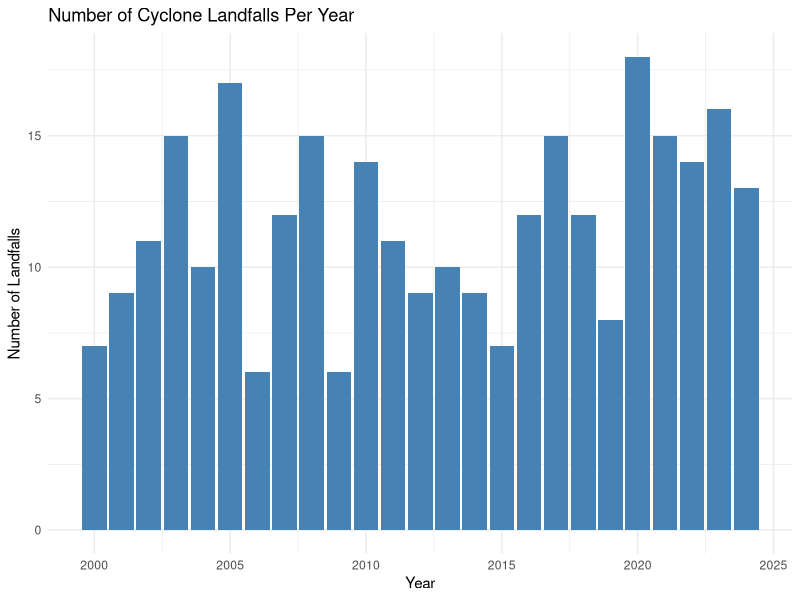
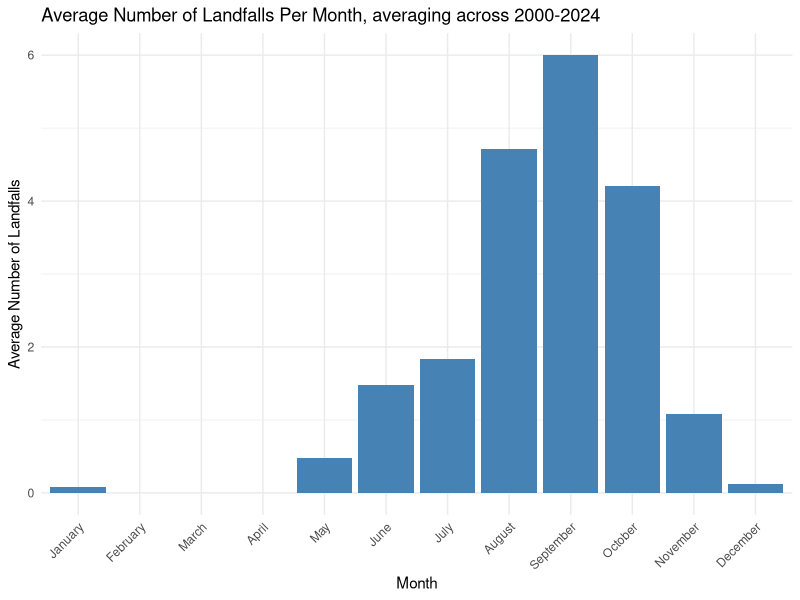
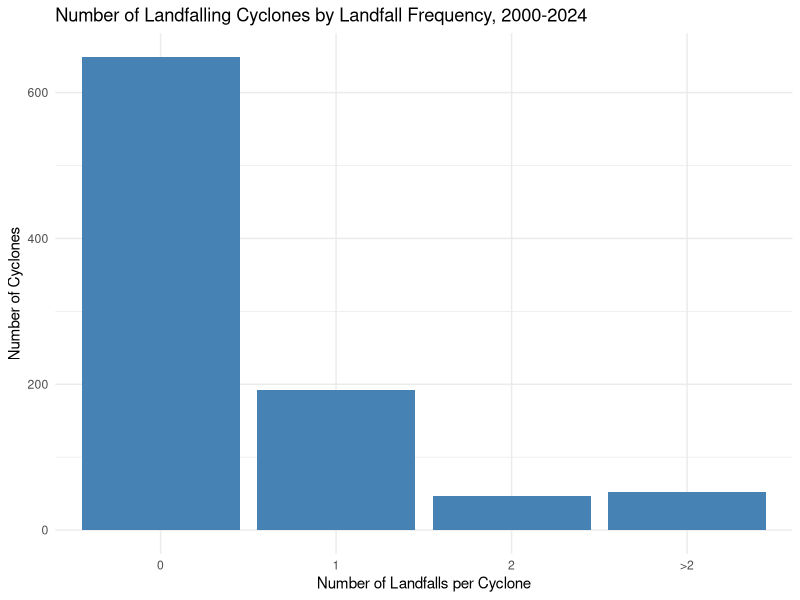
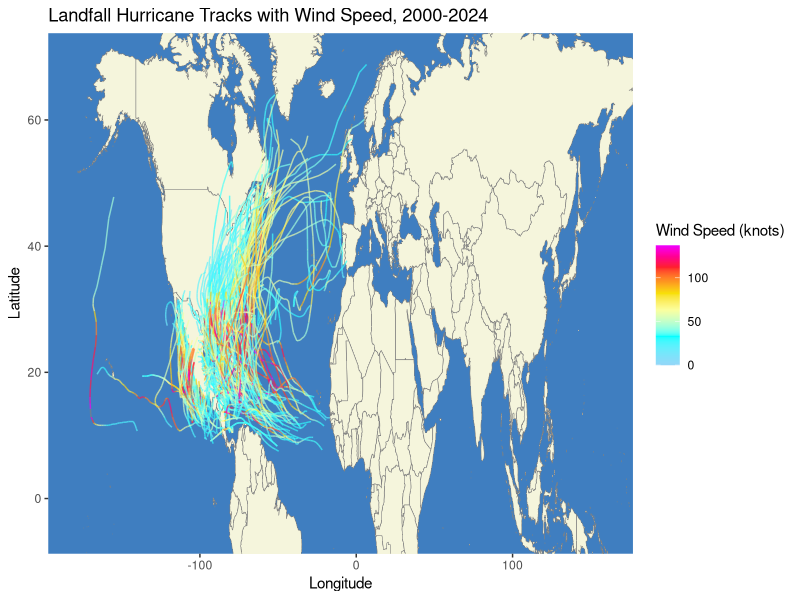
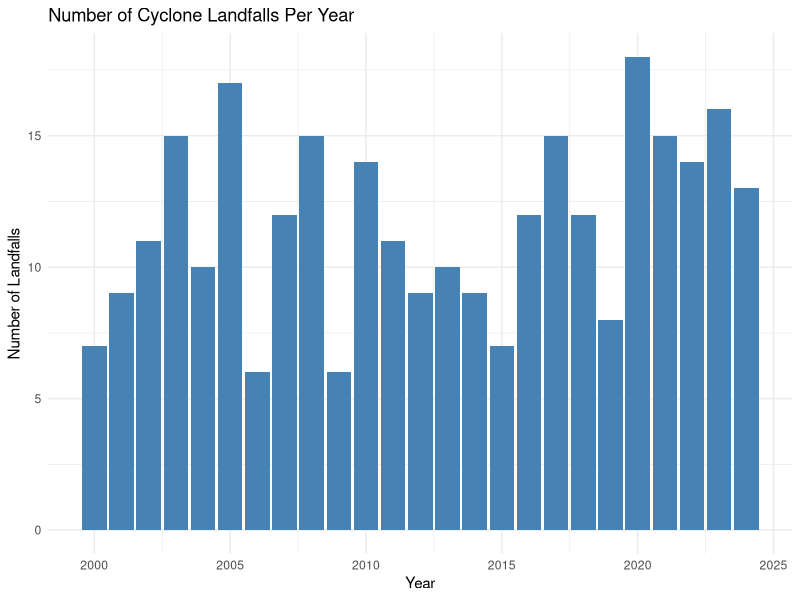
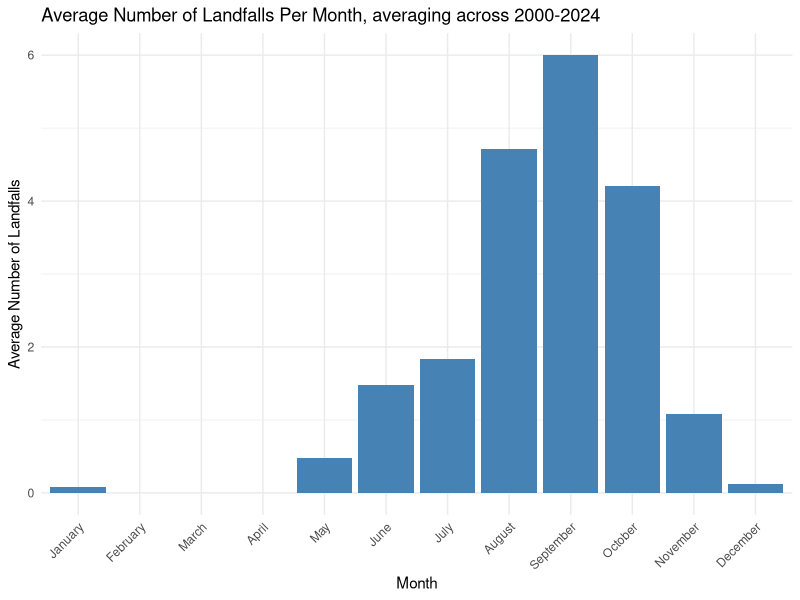
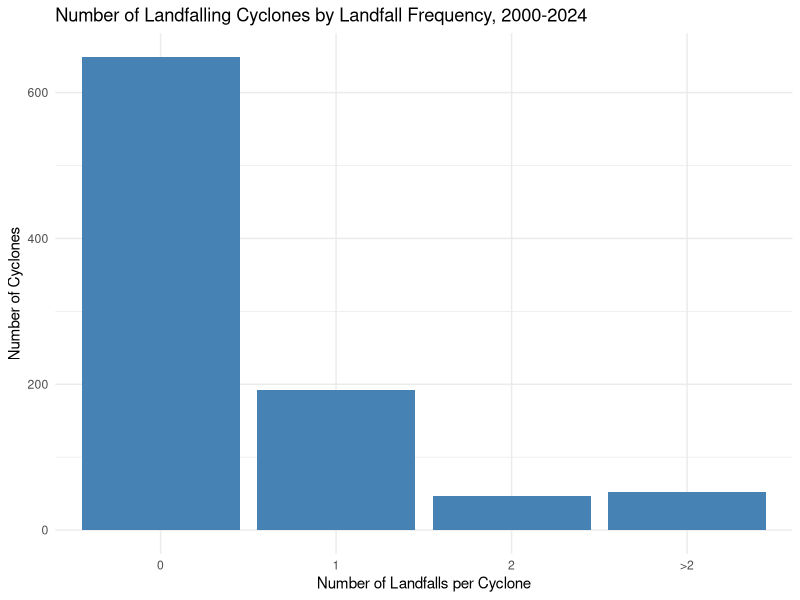
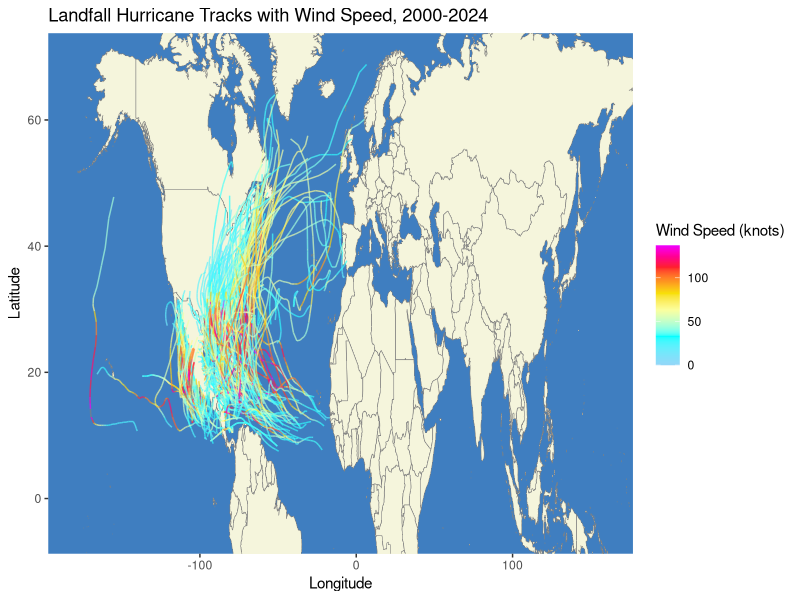

Reproduce these figures in R, in order.
# in this script, we perform an exploratory data analysis of our cyclone
# track data from the HURDAT2 data set
# we are interested in the number of cyclone landfalls per year
# and any seasonality effects

library(dplyr)
library(magrittr)
library(here)
library(tidyr)
library(ggplot2)
library(stringr)
library(data.table)
library(scales)


#==============================================================================
# we load our data set
#==============================================================================

hurricane_data <- read.csv(here("data", "derived", "hurricane-data.csv"))


#==============================================================================
# we want to plot the number of landfalls per year from 2000-2024 
#==============================================================================

landfalls_per_year <- hurricane_data %>%
  filter(RECORD_ID == "L") %>%
  group_by(YEAR, STORM_ID) %>%
  summarise(.groups = "drop") %>%
  group_by(YEAR) %>%
  summarise(CYCLONE_NUM = n(), .groups = "drop")

# Plot
p1 <- ggplot(landfalls_per_year, aes(x = YEAR, y = CYCLONE_NUM)) +
  geom_col(fill = "steelblue") +
  labs(title = "Number of Cyclone Landfalls Per Year",
       x = "Year",
       y = "Number of Landfalls") +
  theme_minimal()

p1

# save output
ggsave(here("outputs", "eda-hurricane-data", "landfalls-per-year.pdf"), 
       plot = p1, 
       height = 4.5, 
       width = 7, 
       dpi=300)


#==============================================================================
# we check for a monthly seasonality component 
#==============================================================================

# calculate average number of cyclone landfalls per month (across 2000-2024)
landfalls_per_month_and_year <- hurricane_data %>%
  filter(RECORD_ID == "L") %>%
  group_by(YEAR, MONTH) %>%
  summarise(LANDFALL_NUM = n(), .groups = "drop")

# we notice some months are missing from our data set
# this is because no cyclones occurred in those months
# we now add the missing months with a count of zero
all_months_years <- CJ(MONTH = 1:12, YEAR = 2000:2024)

# also replace month numbers with month names
landfalls_per_month_and_year <- left_join(all_months_years, 
                                    landfalls_per_month_and_year, 
                                    by = c("MONTH", "YEAR"))

landfalls_per_month_and_year <- landfalls_per_month_and_year %>%
  mutate(LANDFALL_NUM = replace_na(LANDFALL_NUM, 0), MONTH = month.name[MONTH])

avg_landfalls_per_month <- landfalls_per_month_and_year %>%
  group_by(MONTH) %>%
  summarise(AVG_LANDFALLS = mean(LANDFALL_NUM))


# plot average number of cyclones per month
p2 <- ggplot(avg_landfalls_per_month, aes(x = factor(MONTH, levels = month.name), 
                                         y = AVG_LANDFALLS)) +
  geom_col(fill = "steelblue") +
  labs(title = "Average Number of Landfalls Per Month, averaging across 2000-2024",
       x = "Month",
       y = "Average Number of Landfalls") +
  theme_minimal() + 
  theme(axis.text.x = element_text(angle = 45,vjust = 1,hjust = 1))

p2
# we see a significant increase in the number of cyclones in July-October

# save output
ggsave(here("outputs", "eda-hurricane-data", "avg-landfalls-per-month.pdf"), 
       plot = p2,
       height = 4.5,
       width = 7, dpi=300)

#==============================================================================
# we now want to look closer into cyclone that landfall
#==============================================================================

# number of landfalls for each cyclone
landfall_statistics <- hurricane_data %>%
  group_by(STORM_ID) %>%
  summarise(LANDFALL_NUM = sum(RECORD_ID == "L"))

# categorise cyclones based on how many times they landfall
landfall_statistics <- landfall_statistics %>%
  mutate(CATEGORY = case_when(
    LANDFALL_NUM == 0 ~ '0',
    LANDFALL_NUM == 1 ~ '1',
    LANDFALL_NUM == 2 ~ '2',
    LANDFALL_NUM > 2  ~ ">2"))

# Count how many cyclones fall into each category
landfall_summary <- landfall_statistics %>%
  group_by(CATEGORY) %>%
  summarise(NUM = n())

# plot results
p3 <- ggplot(landfall_summary, aes(x = factor(CATEGORY, levels = CATEGORY), y = NUM)) +
  geom_col(fill = "steelblue") +
  labs(title = "Number of Landfalling Cyclones by Landfall Frequency, 2000-2024",
       x = "Number of Landfalls per Cyclone",
       y = "Number of Cyclones") +
  theme_minimal()

p3
# save output
ggsave(here("outputs","eda-hurricane-data", "nbr-cyclone-landfalls.pdf"), 
       plot = p3, 
       height = 4.5, 
       width = 7, 
       dpi=300)

#==============================================================================
# we also want to inspect cyclone paths for cyclones that landfall
#==============================================================================

# we load our world map data
world <- map_data("world")


# we now select all the hurricanes that landfall at least once
landfall_hurricanes <- hurricane_data %>%
  filter(RECORD_ID == "L") %>%
  distinct(STORM_ID)

landfall_data <- hurricane_data %>%
  filter(STORM_ID %in% landfall_hurricanes$STORM_ID)


landfall_data <- landfall_data %>%
  mutate(TIME = sprintf("%04s", as.integer(TIME)),
    DATE_TIME = as.POSIXct(paste(YEAR, 
                                 MONTH, 
                                 DAY, 
                                 str_sub(TIME, 1, 2), 
                                 str_sub(TIME, 3, 4)),
                      format = "%Y %m %d %H %M"))

# plot map
p4 <- ggplot() +
  # Base world map 
  geom_polygon(data = world,
               aes(x = long, y = lat, group = group), 
               fill = "beige", 
               col = "#808080", 
               linewidth = 0.2) +  
  theme(panel.background = element_rect(fill = "#3f7ec0", color = NA),
        panel.grid.major = element_blank(), panel.grid.minor = element_blank()) +
  
  geom_path(data = landfall_data, aes(x = LON, 
                                      y = LAT, 
                                      group = STORM_ID, 
                                      color = WIND), 
            size = 0.5, alpha = 0.7) +
  scale_color_gradientn(colours = c("#94d6f8", "cyan","#fbff9f","#f8e007","#fd9920","#ff1f2d", "#ee00ff"),
                        values = rescale(c(0, 33, 63, 82, 95, 112, 137)),
                        limits = c(0, 137)) + 
  coord_cartesian( xlim = c(-180, 160), ylim = c(-5, 70)) + 
  labs(title = "Landfall Hurricane Tracks with Wind Speed, 2000-2024",
       x = "Longitude", 
       y = "Latitude", 
       color = "Wind Speed (knots)") +
  theme(legend.position = "right")

p4

ggsave(here("outputs", "eda-hurricane-data", "landfall-map.pdf"), 
       plot =p4,
       height = 4, 
       width = 10, 
       dpi=300)





